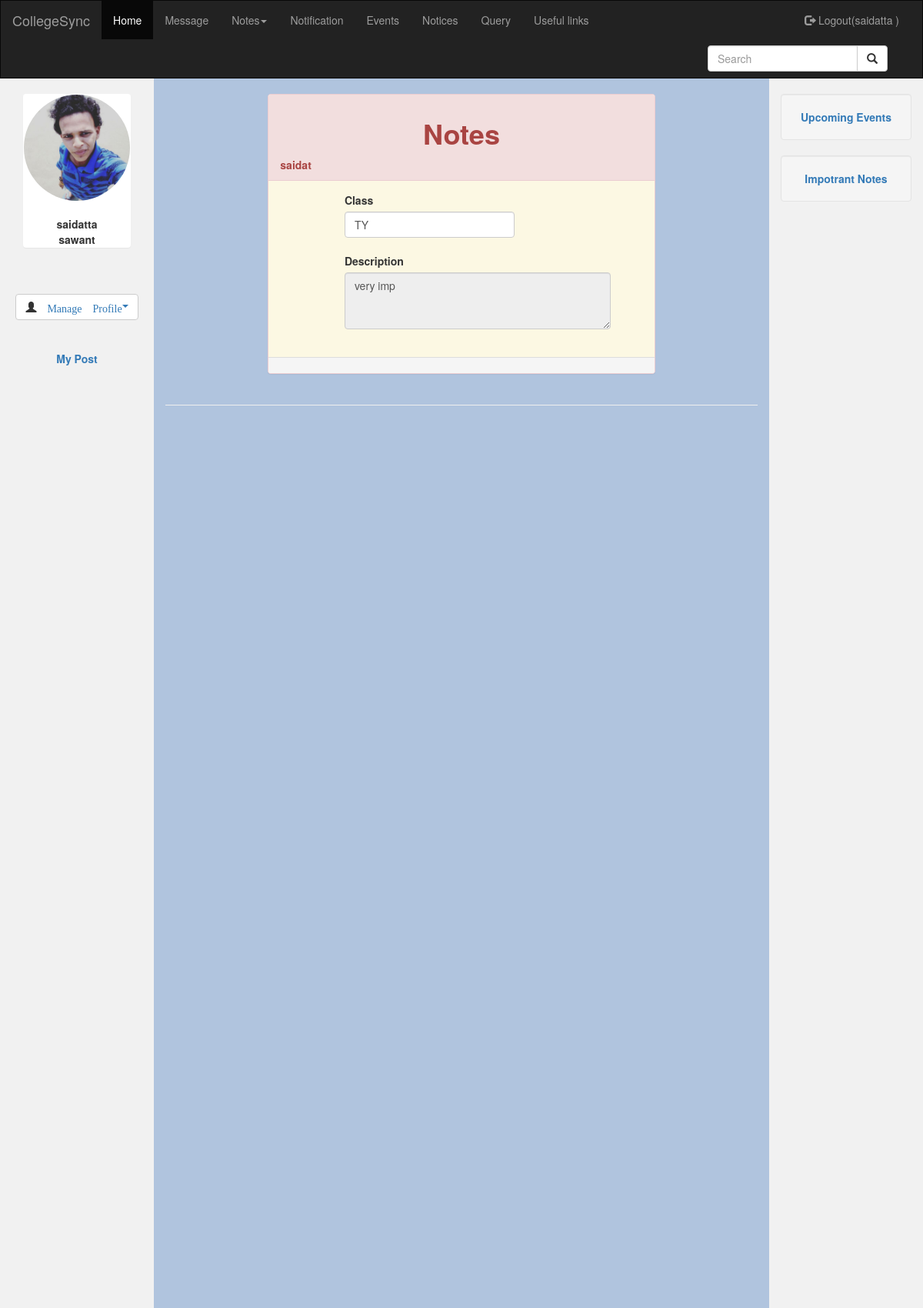
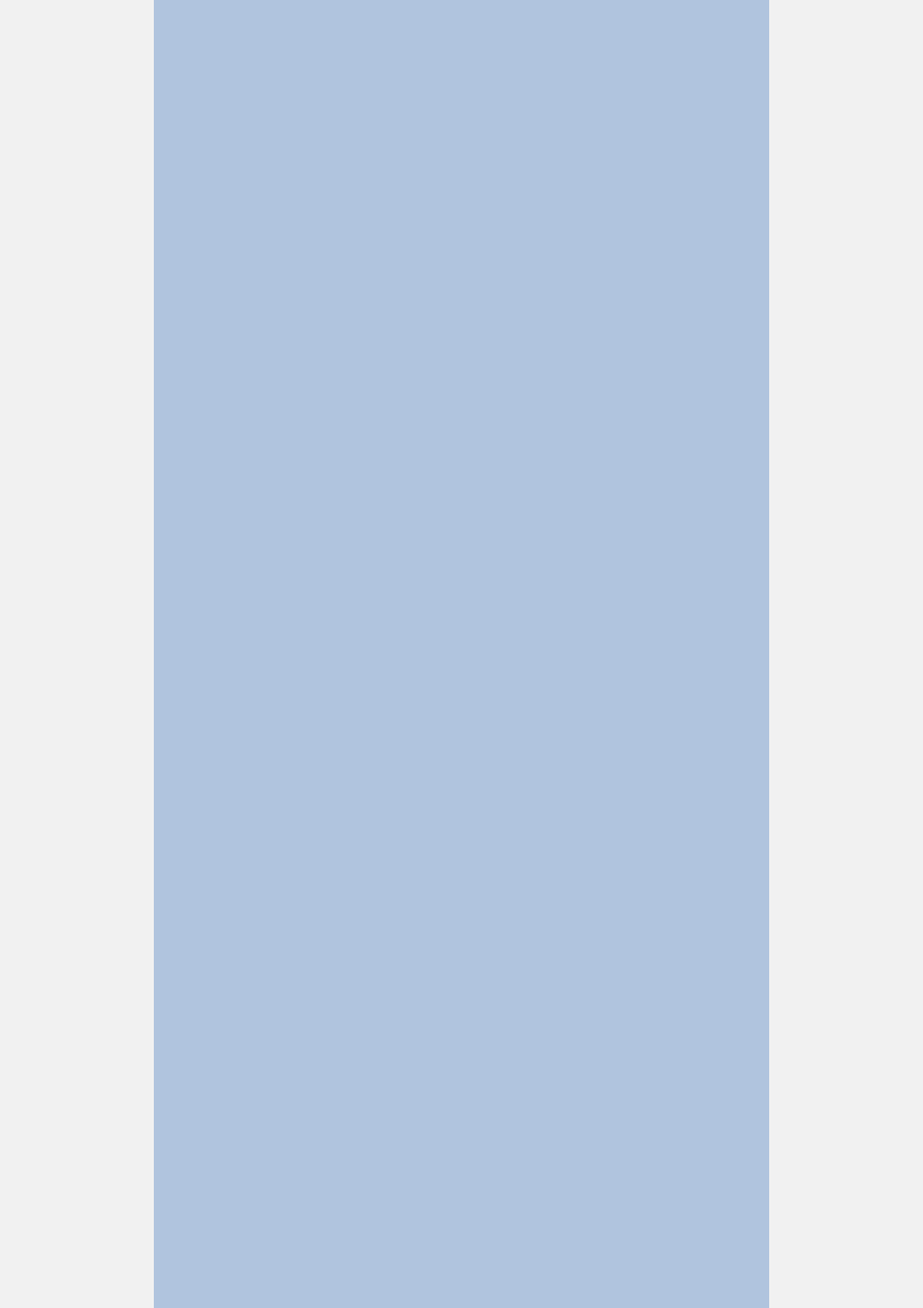
Page /impnotes.php (signed in, upper part) on the committed database (2 pictures, top to bottom).
### tables this page shows
CREATE TABLE IF NOT EXISTS `col_registration` (
  `REG_ID` int(11) NOT NULL AUTO_INCREMENT,
  `REG_FIRSTNAME` varchar(20) NOT NULL,
  `REG_LASTNAME` varchar(20) NOT NULL,
  `REG_EMAIL` varchar(63) NOT NULL,
  `REG_CLASS` varchar(11) NOT NULL,
  `REG_UNIVERSITY` varchar(20) NOT NULL,
  `REG_ADDRESS` varchar(50) NOT NULL,
  `REG_MOBILENO` bigint(10) NOT NULL,
  `REG_GENDER` varchar(10) NOT NULL,
  `REG_USERNAME` varchar(20) NOT NULL,
  `REG_PWD` varchar(25) NOT NULL,
  `REG_DOB` varchar(10) NOT NULL,
  `dp` varchar(100) NOT NULL,
  PRIMARY KEY (`REG_ID`)
);

CREATE TABLE IF NOT EXISTS `notes` (
  `notes_id` int(11) NOT NULL AUTO_INCREMENT,
  `sender` varchar(100) NOT NULL,
  `clas` varchar(50) NOT NULL,
  `des` varchar(100) NOT NULL,
  `rating` varchar(111) NOT NULL,
  `image` varchar(100) NOT NULL,
  `datetime` datetime NOT NULL,
  PRIMARY KEY (`notes_id`)
);

### impnotes.php (the view, shortened to what this page needs)
<!DOCTYPE html>
<html lang="en">
<head>
  <link rel="stylesheet" href="https://maxcdn.bootstrapcdn.com/bootstrap/3.3.7/css/bootstrap.min.css">
</head>
<body style="background:  #B0C4DE;">
<?php
include("nav.php");
?>
<?php
include("leftside1.php");
?>
    <div class="col-sm-8 text-left">
      <br>
      <?php
      $user=$_SESSION['user'];
           $query1="select * from col_registration where REG_FIRSTNAME= '$user' ";
           $res1=mysql_query($query1);
           $row1=mysql_fetch_row($res1);
           $class=$row1[4];
           $query="SELECT * from notes where `rating`='IMP' and `clas`='$class' order by notes_id desc";
           $res=mysql_query($query);
           while ($row=mysql_fetch_row($res))
           {
            echo"
      <div class='row'>
    <div class='col-sm-offset-2 col-sm-8'>
    <div class='panel panel-danger'  >
      <div class='panel-heading'>
      <div class='row'>
      <div class='col-sm-4 col-sm-offset-4'>
      <center><h1><strong> Notes</strong></h1></center>
      </div>
      </div>
    <div class='row'>
      <div class='col-sm-4 col-sm-offset-0'>
      <b>$row[1]</b>&nbsp
      </div>
      </div>
      </div>
      <div class='panel-body bg-warning' >
      <div class='row'>
      <div class='col-sm-6 col-sm-offset-2'>
        <label class='pull-center'><strong>Class</strong></label>
        <input type='text' class='form-control' value='$row[2]'>
        </div>
        </div>
       <div class='row'>
      <div class='col-sm-9 col-sm-offset-2'>
              <label><br/><strong>Description</strong></label><br/>
              <center><textarea class='form-control' rows='3' disabled>$row[3]</textarea ><br/>
              </center>
        </div>
      </div>
      <div class='row'>
        <div class='col-xs-6 col-sm-offset-3'>";
        echo"
        </div>
      </div>
      </div>
      <div class='panel-footer bg-danger'>
      </div>
      </div></div>
      </div>
    <hr/>
      <br/>
      ";
}
   ?>
    </div>
    <div class="col-sm-2 sidenav">
      <div class="well">
        <a href="upcomingevent.php"><strong>Upcoming Events</strong></a>
      </div>
      <div class="well">
        <a href="impnotes.php"><strong>Impotrant Notes</strong> </a>
      </div>
    </div>
  </div>
</div>
</body>
</html>

### leftside1.php (shortened to what this page needs)
<?php
          $user=$_SESSION['user'];
            $query="SELECT * from col_registration where REG_FIRSTNAME='$user' ";
           $res=mysql_query($query);
           $row=mysql_fetch_row($res);
           ?>
<div class="container-fluid text-center">
  <div class="row content">
    <div class="col-sm-2 sidenav">
    <div class="container-fluid">
        <div class="panel">
          <div class="row">
            <div class="col-sm-12 col-xs-6 col-sm-offset-0 col-xs-offset-3">
                <?php
              if (strpos($row[12], '.jpg') !== false) {
                echo"<img src='$row[12]' class='img img-responsive img-circle'>";
              }
              else
              {
                echo"<img src='userdp/no_image.png'    class='img img-responsive img-circle'>";
              }
               ?>
<br>
            </div>
          </div>
          <div class="row">
            <div class="col-sm-6 col-sm-offset-3">
            <strong><?php echo$row[1].' '.$row[2] ?></strong>
          </div>
          </div>
        </div>
      </div>
    <br>
    <br>
         <button type="button" class="btn btn-default btn-md"><li class="dropdown glyphicon glyphicon-user">
          <a class="dropdown-toggle" data-toggle="dropdown" href="view.html">Manage Profile<span class="caret"></span></a>
        </li>
        </button>
        <br>
        <br>
    <br>
        <a href="mypost1.php"><strong>My Post</strong></a>
    </div>

### impnotes.php (style rules this page uses)
.row.content { height: 450px }
.sidenav { padding-top: 20px; background-color: #f1f1f1; height: 1280%; }

### nav.php (style rules this page uses)
.dropdown { position: relative; display: inline-block; }

### rows in the picture
col_registration: dp (picture), REG_FIRSTNAME "saidatta", REG_LASTNAME "sawant"
notes: sender "saidat", clas "TY", des "very imp"

### other values in the picture
$_SESSION['user'] "saidatta"
